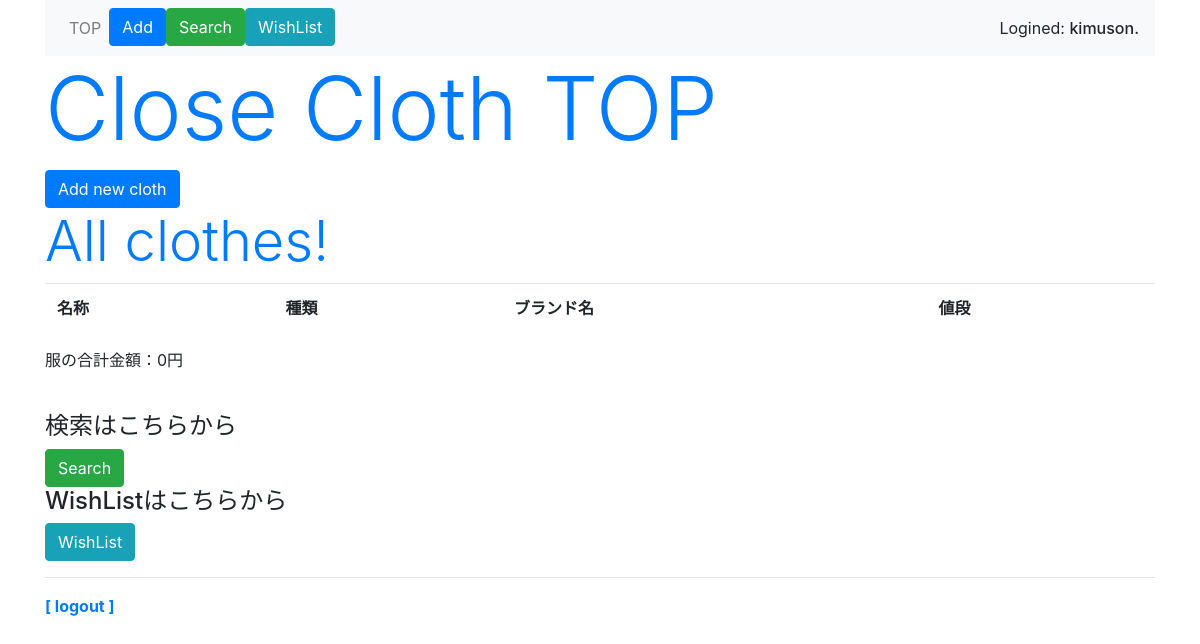
Before: /clothes/top (signed in) with the older database file.
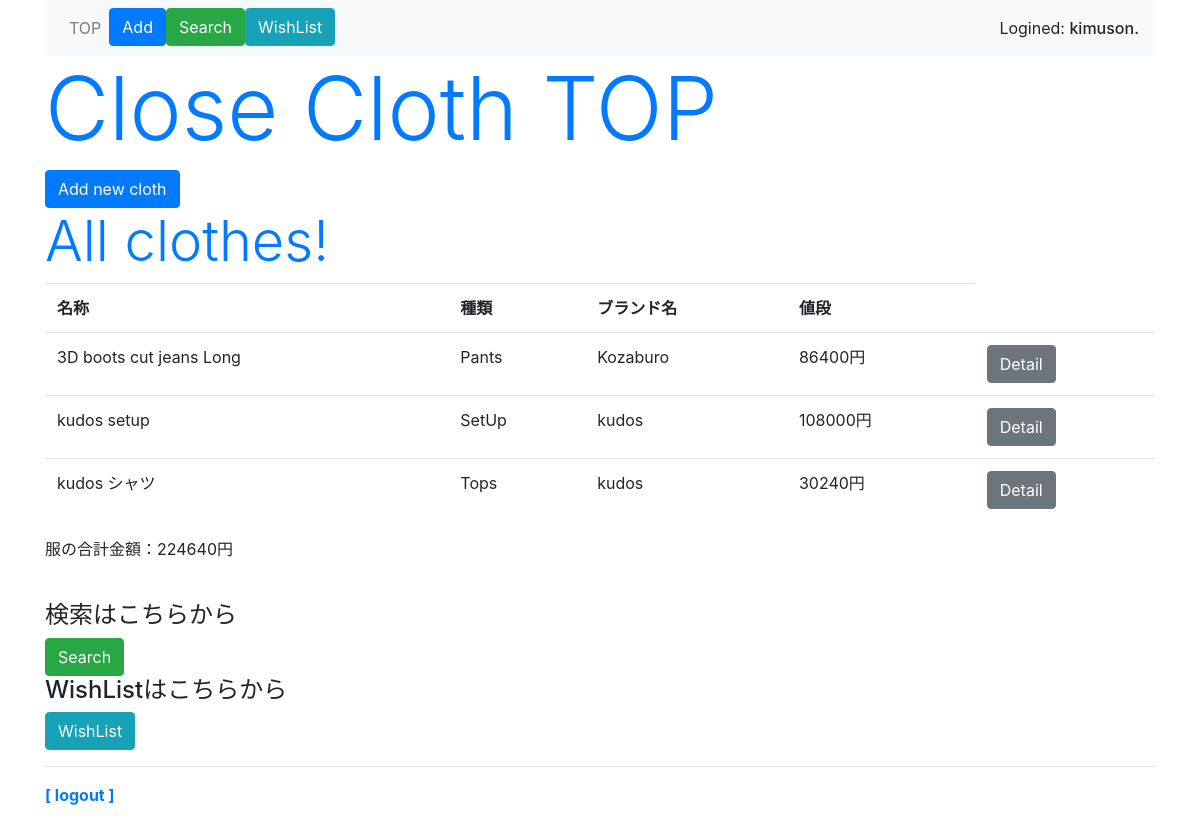
After: the same page with the newer database file.
### clothes/models.py (models this page shows, shortened)
class Post(models.Model):
    owner = models.ForeignKey(User, on_delete=models.CASCADE, related_name='post_owner')
    cloth_name = models.CharField(max_length=40)
    item_info = models.IntegerField(choices=ITEM_CHOICES)
    brand_name = models.CharField(max_length=40)
    season = models.CharField(max_length=7)
    cloth_size = models.CharField(max_length=8)
    material = models.CharField(max_length=40)
    price = models.PositiveIntegerField()
    buying_place = models.CharField(max_length=20)
    buying_date = models.DateField(
        verbose_name='購入日時',
        blank=True,
        null=True,
    )
    post_images = models.ImageField(upload_to='media')

### clothes/views.py (the view)
# urls.py: path('top', views.top, name='top'),
@login_required(login_url='/signin/')
def top(request):
    data = Post.objects.order_by('buying_date').reverse()
    user = request.user
    price = Post.objects.filter(owner=user).values_list('price', flat=True)
    sum_price = sum(price)
    params = {
        'title': 'all cloth',
        'data': data,
        'sum_price': sum_price,
        'login_user': user,
    }
    return render(request, 'clothes/top.html', params)

### clothes/templates/clothes/top.html (shortened to what this page needs)
{% extends 'clothes/layout.html' %}
{% block header %}
<h1 class="display-2 text-primary align-baseline">Close Cloth TOP</h1>
{% endblock %}
{% block content %}
<a class="btn btn-primary" href="{% url 'post' %}">Add new cloth</a>
<h1 class="display-4 text-primary">All clothes!</h1>
<table class="table">
    <tr>
        <th>名称</th>
        <th>種類</th>
        <th>ブランド名</th>
        <th>値段</th>
    </tr>
    {% for item in data %}
    <tr>
        {% if login_user == item.owner %}
        <td>{{item.cloth_name}}</td>
        <td>{{item.get_item_info_display}}</td>
        <td>{{item.brand_name}}</td>
        <td>{{item.price}}円</td>
        <td><a class="btn btn-secondary" href="{% url 'detail' item.id %}">Detail</a></td>
        {% endif %}
    </tr>
    {% endfor %}
</table>
<p>服の合計金額：{{sum_price}}円</p>
<br>
<h1 class="h4">検索はこちらから</h1>
<a class="btn btn-success" href="{% url 'search' %}">Search</a>
<br>
<h1 class="h4">WishListはこちらから</h1>
<a class="btn btn-info" href="{% url 'wishlist' %}">WishList</a>
{% endblock %}

### clothes/templates/clothes/layout.html (shortened to what this page needs)
{% load static %}
<!doctype html>
<html lang="ja">
    <head>
        <link rel="stylesheet" href="https://stackpath.bootstrapcdn.com/bootstrap/4.5.0/css/bootstrap.min.css">
    </head>
    <body class="container">
        <nav class="navbar navbar-expand navbar-light bg-light">
            <ul class="navbar-nav mr-auto">
                <li class="nav-item">
                    <a class="nav-link" href="{% url 'top' %}">TOP</a>
                </li>
                <li class="nav-item">
                    <a class="nab-link btn btn-primary" href="{% url 'post' %}">Add</a>
                </li>
                <li class="nav-item">
                    <a class="nab-link btn btn-success" href="{% url 'search' %}">Search</a>
                </li>
                <li class="nav-item">
                    <a class="nab-link btn btn-info" href="{% url 'wishlist' %}">WishList</a>
                </li>
            </ul>
            <span>Logined: <span class="h6">{{login_user}}.</span></span>
        </nav>
        <div>
            {% block header %}{% endblock %}
        </div>
        <div class="content">
            {% block content %}{% endblock %}
        </div>
        <hr>
        <div class="my-3">
            <span class="font-weight-bold">
                <a href="{% url 'logout' %}">[ logout ]</a>
            </span>
        </div>
    </body>
</html>

Changed rows visible on the page:
added Post: cloth_name "3D boots cut jeans Long", item_info "Pants", brand_name "Kozaburo", price "86400"
added Post: cloth_name "kudos setup", item_info "SetUp", brand_name "kudos", price "108000"
added Post: cloth_name "kudos シャツ", item_info "Tops", brand_name "kudos", price "30240"
Other visible differences:
{{ sum_price }}: "0" → "224640"
